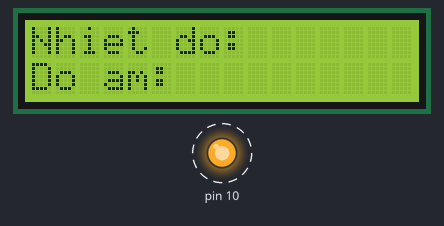
A sketch run on a simulated Arduino Uno, built with avr-gcc and run on an emulated ATmega328P. Shown: 16×2 character LCD, output pins drawn as LEDs (lit = HIGH). Dashed ring = blinking. What the sketch prints to the serial monitor is not drawn.

Above: at 0.1 s.
At 128.9 s:
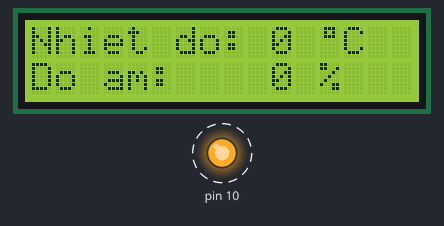
Timing chart, 0 to 130.0 s (numbered marks = the images above):
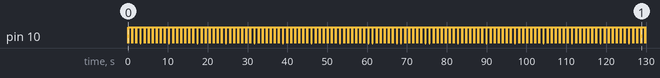

Measured:
- by itself, pin 10: alternates HIGH for 1.0 s and LOW for 0.02 s

The sketch:

PyArduino.ino
```cpp
#include <DHT.h>
#include <Wire.h>
#include <LiquidCrystal.h>
#include <SPI.h>


//Khởi tạo với các chân
//KHAI BÁO CÁC CHÂN CỦA LCD
LiquidCrystal lcd(7, 6, 5, 4, 3, 2);

//KHAI BÁO CÁC BIẾN LƯU GIÁ TRỊ NHIỆT ĐỘ , ĐỘ ẨM, GÓI DỮ LIỆU
String TempS,HumS,DC_STA,data1;
int data3;

//KHAI BÁO CÁC CHÂN CỦA DHT
const int DHTPIN = A0;
const int DHTTYPE = DHT11;
DHT dht(DHTPIN, DHTTYPE);

// KHAI BÁO THỜI GIAN DELAY
unsigned long time1 = 0;

//KHAI BÁO CHÂN ĐIỀU KHIỂN ĐỘNG CƠ VÀ SWITCH ĐIỀU KHIỂN ĐỘNG CƠ
int SW = 9;
int DC = 8;

//KHAI BÁO BIẾN CHẾ ĐỘ MODE
int mode =0,STA_DC = 0;


byte degree[8] = {
  0B01110,
  0B01010,
  0B01110,
  0B00000,
  0B00000,
  0B00000,
  0B00000,
  0B00000
};

void setup() {
  // CẤU HÌNH SPI
  digitalWrite(SS,HIGH);
  SPI.begin();
  SPI.setClockDivider(SPI_CLOCK_DIV8);
 // CẤU HÌNH SERIAL
  Serial.begin(9600);
  lcd.begin(16, 2);
 // CẤU HÌNH LCD
  lcd.print("Nhiet do: ");
  lcd.setCursor(0,1);
  lcd.print("Do am: ");
  lcd.createChar(1, degree);
//CẤU HÌNH DHT
  dht.begin();

//CẤU HÌNH CHÂN ĐIỀU KHIỂN DC VÀ SWITCH
  pinMode(SW, INPUT);
  pinMode(DC,OUTPUT);
}

void loop() {
//// ĐỌC GIÁ TRỊ CỦA NHIỆT ĐỘ VÀ ĐỘ ẨM
//  float h = dht.readHumidity();
//  float t = dht.readTemperature();
  byte Mvalsent,Mvalreceived;
  byte data[10];

  digitalWrite(SS,LOW);
  for (int jj =0; jj<4;jj++){
    Mvalsent = jj;
    Mvalreceived = SPI.transfer(Mvalsent);
    data[jj]=Mvalreceived;
    delay(5);
    }
  digitalWrite(SS,HIGH);

// NHẬN GÓI TIN TỪ SCADA
    int data2 = Serial.readString().toInt();
    if (data2 > 0){
      data3 = data2;
      }


//BẬT TẮT ĐỘNG CƠ MODE = MANUAL
//  mode = int(data3[0]);
//  if (mode == 1){

//  int switchStatus = digitalRead(SW);
//    if (switchStatus == HIGH){
//      digitalWrite(DC,LOW);
//      STA_DC = 0;
//      }else{
//        digitalWrite(DC,HIGH);
//        STA_DC = 1;
//        }
      if (data3 == 2){
        digitalWrite(SS,LOW);
        SPI.transfer(5);
        digitalWrite(SS,HIGH);
        STA_DC = 0;
        }
      if (data3 == 1){
        digitalWrite(SS,LOW);
        SPI.transfer(6);
        digitalWrite(SS,HIGH);
        STA_DC = 1;
        }
      if (data3 == 3){
        digitalWrite(SS,LOW);
        SPI.transfer(7);
        digitalWrite(SS,HIGH);
        STA_DC = 1;
        }
    STA_DC = data[3];

//XÂY DỰNG GÓI TIN SERIAL
    TempS = String(int(data[1]));
    HumS = String(int(data[2]));
    DC_STA = String(STA_DC);
    data1 = TempS +'_' + HumS+'_'+DC_STA;

//GHI LÊN LCD
    lcd.setCursor(10,0);
    lcd.print(round(data[1]));
    lcd.print(" ");
    lcd.write(1);
    lcd.print("C");

    lcd.setCursor(10,1);
    lcd.print(round(data[2]));
    lcd.print(" %");


 // GỬI GÓI TIN SAU THỜI GIAN DELAY = TIME1
    if ( (unsigned long) (millis() - time1) > 500 )
    {
        Serial.println(data1);
        time1 = millis();
    }


}
```
